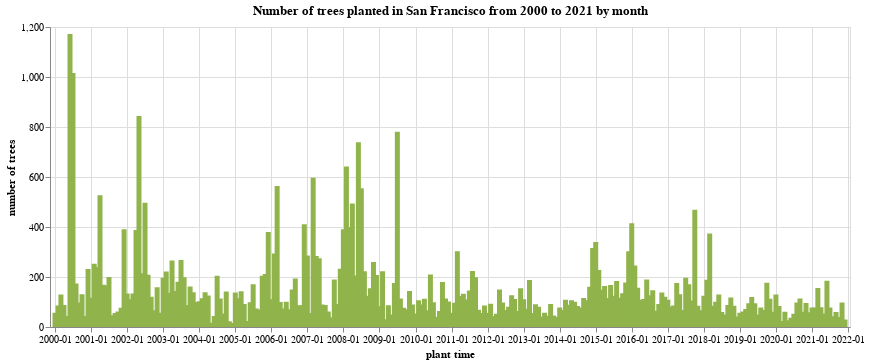

The notebook cell saved with this chart:
### Code cell
# use alt.Chart().mark_bar() to create bar chart to show month count
# added tooltip and interactive features

alt.Chart(tree_count_2000m).mark_bar().encode(
    x=alt.X('month:T', title='plant time', axis=alt.Axis(format='%Y-%m')),
    y=alt.Y('treecount', title='number of trees'),
    color = alt.value('#90B44B'),
    tooltip = ['month', 'treecount']
).properties(
    title='Number of trees planted in San Francisco from 2000 to 2021 by month',
    width=800
).interactive()

### Figure 1 — Vega-Lite specification as saved in the notebook (floating-point values rounded to 4 significant figures; data arrays with more than 128 entries replaced by an {"elided": "..."} marker saying what was removed)
{"config": {"view": {"continuousWidth": 400, "continuousHeight": 300}}, "data": {"name": "data-e05f98b1f3c47ce51495274f10a70d37"}, "mark": "bar", "encoding": {"color": {"value": "#90B44B"}, "tooltip": [{"field": "month", "type": "temporal"}, {"field": "treecount", "type": "quantitative"}], "x": {"axis": {"format": "%Y-%m"}, "field": "month", "title": "plant time", "type": "temporal"}, "y": {"field": "treecount", "title": "number of trees", "type": "quantitative"}}, "selection": {"selector005": {"type": "interval", "bind": "scales", "encodings": ["x", "y"]}}, "title": "Number of trees planted in San Francisco from 2000 to 2021 by month", "width": 800, "$schema": "https://vega.github.io/schema/vega-lite/v4.17.0.json", "datasets": {"data-e05f98b1f3c47ce51495274f10a70d37": {"elided": "264 records"}}}
